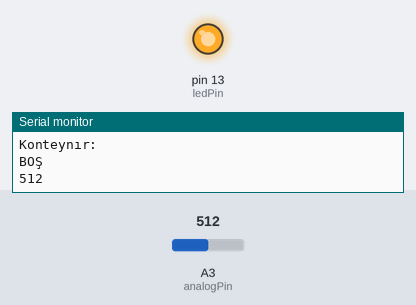
Simulated run of this sketch. Board: Arduino Uno, built with avr-gcc and run on an emulated ATmega328P. On the bench: output pins drawn as LEDs (lit = HIGH), the last lines printed to the serial monitor. The test bench sets the inputs (shaded band); at power-on: A3 (analogPin) = 512.

Above: at 1.3 s.
1.4 s: A3 (analogPin) set to 986
3.2 s: A3 (analogPin) set to 1008
At 5.2 s:
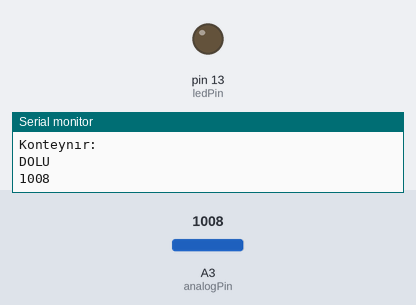
6.0 s: A3 (analogPin) set to 990
At 7.3 s:
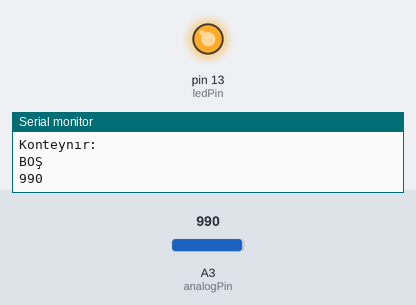
8.0 s: A3 (analogPin) set to 1010
At 8.8 s:
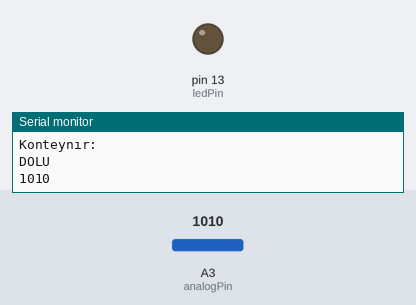
Timing chart, 0 to 11.0 s (numbered marks = the images above; inputs shaded):
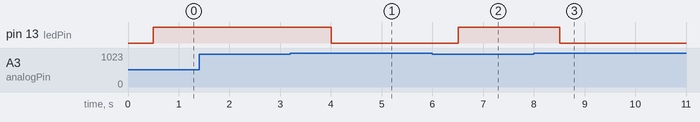

Measured:
- the behaviour switches between 1000 and 1001 on A3 (analogPin) (found by bisection; images 0 and 1)
- after the input at 3.2 s, pin 13 (ledPin): HIGH → LOW after 0.80 s
- after the input at 6.0 s, pin 13 (ledPin): LOW → HIGH after 0.51 s
- after the input at 8.0 s, pin 13 (ledPin): HIGH → LOW after 0.51 s

The sketch:

sketch_dec08a.ino
```cpp
int ledPin = 13; // the number of the LED pin
int analogPin = 3; // connected to the TCRT5000 C pin
int val = 0; // variable to get input from TCRT5000

// the setup routine runs once when you press reset
void setup() {
           // initialize serial communication at 9600 bits per second
            Serial.begin(9600);
           // initialize the LED pin as an output:
            pinMode(ledPin, OUTPUT);
}

// the loop routine runs over and over again forever
void loop() {

            val = analogRead(analogPin); // read the state of the tcrt5000

            Serial.println(val);

            delay(500); // delay in between reads for stability
            Serial.println("Konteynır:");
            if (val > 1000)
                       Serial.println("DOLU");
            else
                       Serial.println("BOŞ");

            if (val > 1000)
                       // value less then 1000, turn on led
                       digitalWrite(ledPin, LOW);
            else
                       // value less then 1000, turn off led
                       digitalWrite(ledPin, OUTPUT);
}
```
